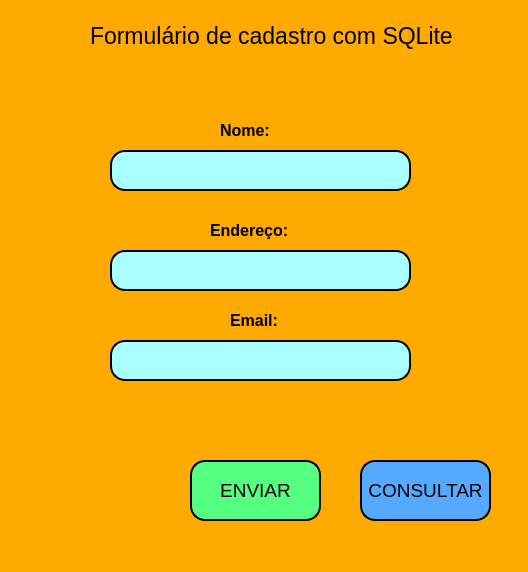
<?xml version="1.0" encoding="UTF-8"?>
<ui version="4.0">
 <class>MainWindow</class>
 <widget class="QMainWindow" name="MainWindow">
  <property name="geometry">
   <rect>
    <x>0</x>
    <y>0</y>
    <width>528</width>
    <height>572</height>
   </rect>
  </property>
  <property name="windowTitle">
   <string>MainWindow</string>
  </property>
  <property name="styleSheet">
   <string notr="true">background-color: rgb(255, 170, 0);</string>
  </property>
  <widget class="QWidget" name="centralwidget">
   <widget class="QPushButton" name="pushButton">
    <property name="geometry">
     <rect>
      <x>190</x>
      <y>460</y>
      <width>131</width>
      <height>61</height>
     </rect>
    </property>
    <property name="font">
     <font>
      <pointsize>14</pointsize>
     </font>
    </property>
    <property name="styleSheet">
     <string notr="true">border-radius: 15px;
border-width:2px;
border-style:outset;
border-color:black;
background-color: rgb(85, 255, 127);</string>
    </property>
    <property name="text">
     <string>ENVIAR</string>
    </property>
   </widget>
   <widget class="QLineEdit" name="lineEdit">
    <property name="geometry">
     <rect>
      <x>110</x>
      <y>150</y>
      <width>301</width>
      <height>41</height>
     </rect>
    </property>
    <property name="font">
     <font>
      <pointsize>12</pointsize>
     </font>
    </property>
    <property name="styleSheet">
     <string notr="true">border-radius: 15px;
border-style: outset;
border-width:2px;
background-color: rgb(170, 255, 255);</string>
    </property>
   </widget>
   <widget class="QLabel" name="label">
    <property name="geometry">
     <rect>
      <x>90</x>
      <y>20</y>
      <width>381</width>
      <height>31</height>
     </rect>
    </property>
    <property name="font">
     <font>
      <pointsize>17</pointsize>
      <weight>50</weight>
      <bold>false</bold>
     </font>
    </property>
    <property name="styleSheet">
     <string notr="true">background-color: rgb(255, 170, 0);</string>
    </property>
    <property name="text">
     <string>Formulário de cadastro com SQLite</string>
    </property>
   </widget>
   <widget class="QLineEdit" name="lineEdit_2">
    <property name="geometry">
     <rect>
      <x>110</x>
      <y>250</y>
      <width>301</width>
      <height>41</height>
     </rect>
    </property>
    <property name="font">
     <font>
      <pointsize>12</pointsize>
     </font>
    </property>
    <property name="styleSheet">
     <string notr="true">border-radius: 15px;
border-style: outset;
border-width:2px;
background-color: rgb(170, 255, 255);</string>
    </property>
   </widget>
   <widget class="QLineEdit" name="lineEdit_3">
    <property name="geometry">
     <rect>
      <x>110</x>
      <y>340</y>
      <width>301</width>
      <height>41</height>
     </rect>
    </property>
    <property name="font">
     <font>
      <pointsize>12</pointsize>
     </font>
    </property>
    <property name="styleSheet">
     <string notr="true">border-radius: 15px;
border-style: outset;
border-width:2px;
background-color: rgb(170, 255, 255);</string>
    </property>
   </widget>
   <widget class="QLabel" name="label_2">
    <property name="geometry">
     <rect>
      <x>220</x>
      <y>120</y>
      <width>61</width>
      <height>21</height>
     </rect>
    </property>
    <property name="font">
     <font>
      <pointsize>12</pointsize>
      <weight>75</weight>
      <bold>true</bold>
     </font>
    </property>
    <property name="styleSheet">
     <string notr="true">background-color: rgb(255, 170, 0);</string>
    </property>
    <property name="text">
     <string>Nome:</string>
    </property>
   </widget>
   <widget class="QLabel" name="label_3">
    <property name="geometry">
     <rect>
      <x>210</x>
      <y>220</y>
      <width>91</width>
      <height>21</height>
     </rect>
    </property>
    <property name="font">
     <font>
      <pointsize>12</pointsize>
      <weight>75</weight>
      <bold>true</bold>
     </font>
    </property>
    <property name="styleSheet">
     <string notr="true">background-color: rgb(255, 170, 0);</string>
    </property>
    <property name="text">
     <string>Endereço:</string>
    </property>
   </widget>
   <widget class="QLabel" name="label_4">
    <property name="geometry">
     <rect>
      <x>230</x>
      <y>310</y>
      <width>51</width>
      <height>21</height>
     </rect>
    </property>
    <property name="font">
     <font>
      <pointsize>12</pointsize>
      <weight>75</weight>
      <bold>true</bold>
     </font>
    </property>
    <property name="styleSheet">
     <string notr="true">background-color: rgb(255, 170, 0);</string>
    </property>
    <property name="text">
     <string>Email:</string>
    </property>
   </widget>
   <widget class="QPushButton" name="pushButton_2">
    <property name="geometry">
     <rect>
      <x>360</x>
      <y>460</y>
      <width>131</width>
      <height>61</height>
     </rect>
    </property>
    <property name="font">
     <font>
      <pointsize>14</pointsize>
     </font>
    </property>
    <property name="styleSheet">
     <string notr="true">border-radius: 15px;
border-width:2px;
border-style:outset;
border-color:black;
background-color: rgb(85, 170, 255);</string>
    </property>
    <property name="text">
     <string>CONSULTAR</string>
    </property>
   </widget>
  </widget>
 </widget>
 <resources/>
 <connections/>
</ui>
